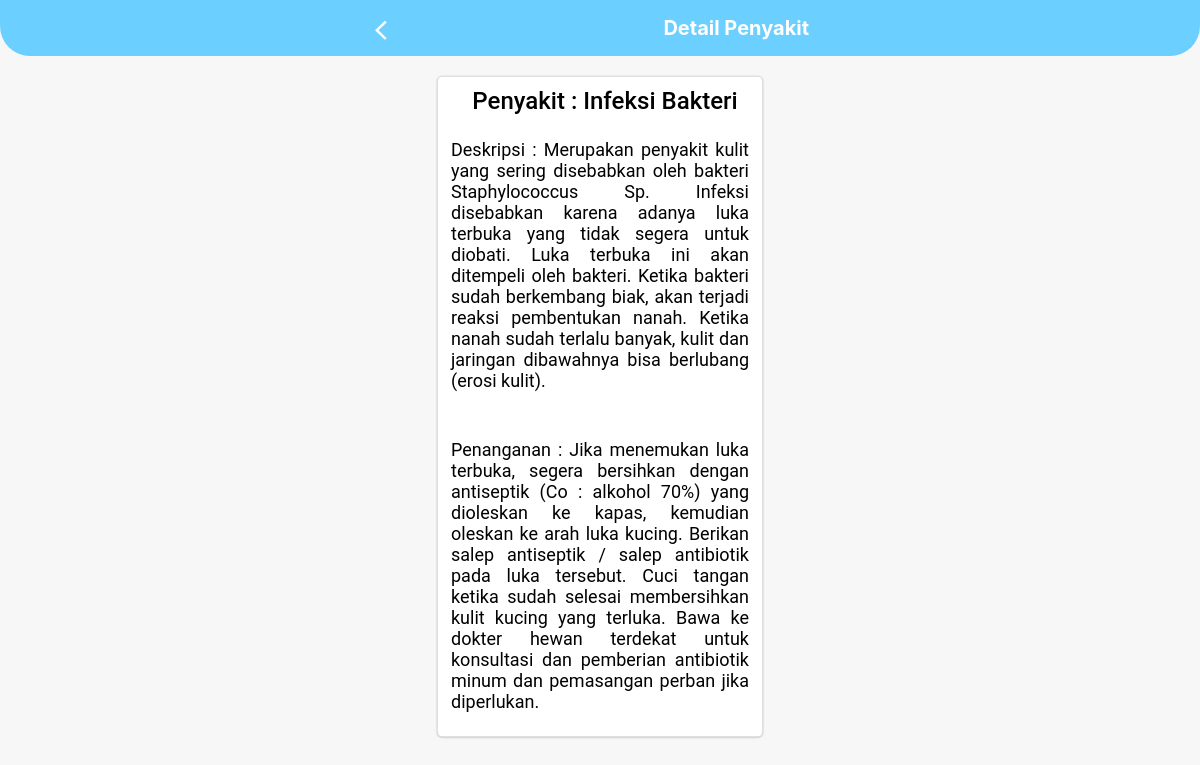
/detail_penyakit.php?nama_penyakit=Infeksi Bakteri, run on the app's committed database.
### tables this page shows
CREATE TABLE `tb_proses` (
  `kode_penyakit` varchar(50) NOT NULL,
  `nama_penyakit` varchar(100) NOT NULL,
  `deskripsi` text NOT NULL,
  `penanganan` text NOT NULL
);

### detail_penyakit.php (the view, shortened to what this page needs)
<!DOCTYPE html>
<html lang="en">
  <head>
    <link href="css/bootstrap.min.css" rel="stylesheet" />
    <link href="css/custom.css" rel="stylesheet" />
  </head>
  <body>
    <div class="navbar navbar-dark bg-dark boG00shadow" id="rcorners2">
      <div class="container d-flex justify-content-between">
        <a href="daftar_penyakit.php">
          <img src="images/kembali.svg" class="kembali-custom" />
        </a>
        <a href="#" class="navbar-brand d-flex align-items-left">
          <strong>Detail Penyakit</strong>
        </a>
      </div>
    </div>
    <div class="text-center">
      <div class="card hasil-diagnosa-card">
        <div class="hasil-diagnosa-title"><?php echo 'Penyakit : ' . htmlspecialchars($_GET["nama_penyakit"]); ?></div>
      <br>
    <?php
                include ('koneksi.php');
                $kode_penyakit = $_GET["nama_penyakit"];
                    $sql = "SELECT * from tb_proses where nama_penyakit='$kode_penyakit'";
                    $data = mysqli_query($connect,$sql);
                    $penyakit = mysqli_fetch_assoc($data);
  ?>
      <div class="detail-text"><?php echo 'Deskripsi : ' . $penyakit['deskripsi']; ?></div>
      <br><br>
      <div class="detail-text"><?php echo 'Penanganan : ' .$penyakit['penanganan']; ?></div>
      <br>
    </div>
  </body>
</html>

### css/custom.css (style rules this page uses)
.navbar { position: relative; display: -webkit-box; display: -ms-flexbox; display: flex; -ms-flex-wrap: wrap; flex-wrap: wrap; -webkit-box-align: center; -ms-flex-align: center; align-items: center; -webkit-box-pack: justify; -ms-flex-pack: justify; justify-content: space-between; padding: 0.5rem 1rem; }
.navbar > .container, .navbar > .container-fluid { display: -webkit-box; display: -ms-flexbox; display: flex; -ms-flex-wrap: wrap; flex-wrap: wrap; -webkit-box-align: center; -ms-flex-align: center; align-items: center; -webkit-box-pack: justify; -ms-flex-pack: justify; justify-content: space-between; }
.navbar-dark .navbar-brand { color: #fff; }
.bg-dark { background-color: #6bcfff !important; }
.container { width: 480px; padding-right: 15px; padding-left: 15px; margin-right: auto; margin-left: auto; }
@media (min-width: 576px) { .container { max-width: 540px; } }
@media (min-width: 768px) { .container { max-width: 720px; } }
@media (min-width: 992px) { .container { max-width: 960px; } }
@media (min-width: 1200px) { .container { max-width: 1140px; } }
.d-flex { display: -webkit-box !important; display: -ms-flexbox !important; display: flex !important; }
.justify-content-between { -webkit-box-pack: justify !important; -ms-flex-pack: justify !important; justify-content: space-between !important; }
.navbar-brand { display: inline-block; padding-top: 0.3125rem; padding-bottom: 0.3125rem; margin-right: 1rem; font-size: 1.25rem; line-height: inherit; white-space: nowrap; }
.text-center { text-align: center !important; }
.card { position: relative; display: -webkit-box; display: -ms-flexbox; display: flex; -webkit-box-orient: vertical; -webkit-box-direction: normal; -ms-flex-direction: column; flex-direction: column; min-width: 0; word-wrap: break-word; background-color: #fff; background-clip: border-box; border: 1px solid rgba(0, 0, 0, 0.125); border-radius: 0.25rem; }
#rcorners2 { border-radius: 0px 0px 30px 30px; background: #73ad21; }
.hasil-diagnosa-card { width: 326px; height: auto; margin: 20px auto; background: #ffffff; box-shadow: 0px 0.5px 2px rgba(0, 0, 0, 0.25); border-radius: 5px; }
.hasil-diagnosa-title { font-family: Roboto; font-style: normal; font-weight: 500; font-size: 24px; line-height: 28px; text-align: center; margin-top: 10px; color: #000000; margin-left: 10px; }
.kembali-custom { left: 4.72%; right: 92.04%; top: 3.73%; bottom: 93.28%; }
.detail-text { text-align: justify !important; margin-left: 13px; margin-right: 13px; font-family: Roboto; font-style: normal; font-weight: normal; font-size: 18px; line-height: 21px; color: #000000; }

### data on the page
tb_proses: deskripsi "Merupakan penyakit kulit yang sering disebabkan oleh bakteri Staphylococcus Sp. Infeksi disebabkan karena adanya luka terbuka yang tidak segera untuk diobati. Luka terbuka ini akan ditempeli oleh bakteri. Ketika bakteri sudah berkembang biak, akan terjadi reaksi pembentukan nanah. Ketika nanah sudah terlalu banyak, kulit dan jaringan dibawahnya bisa berlubang (erosi kulit).", penanganan "Jika menemukan luka terbuka, segera bersihkan dengan antiseptik (Co : alkohol 70%) yang dioleskan ke kapas, kemudian oleskan ke arah luka kucing. Berikan salep antiseptik / salep antibiotik pada luka tersebut. Cuci tangan ketika sudah selesai membersihkan kulit kucing yang terluka. Bawa ke dokter hewan terdekat untuk konsultasi dan pemberian antibiotik minum dan pemasangan perban jika diperlukan."

### other printed values
$_GET["nama_penyakit"] "Infeksi Bakteri"
